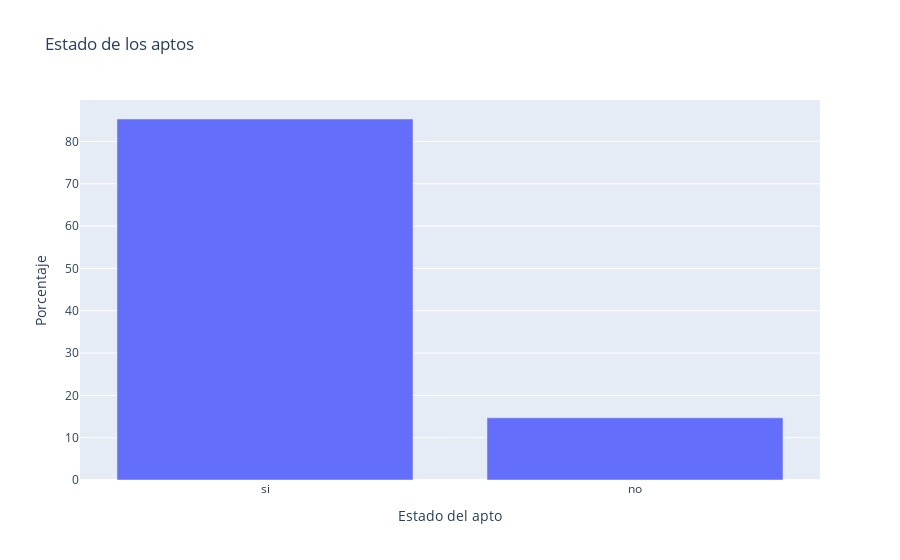

Source (notebook cell):
### Markdown cell above
Por ejemplo, el plot anterior muestra la cantidad de elementos en cada una de las ubicación de los apartamentos en cuestión.

El siguiente plot muestra el porcentaje de los apartamentos en la muestra que están o no terminados.

### Code cell
temp = aptos['terminado'].value_counts(normalize=True).round(4)*100
temp = temp.to_frame()
temp.reset_index(inplace=True)
temp = temp.rename(columns={'index':'categoria'})
##
fig = px.bar(temp, x='categoria', y='terminado', 
             labels={'terminado':'Porcentaje','index':'Teminado'},
             title = 'Estado de los aptos')
fig.update_xaxes(title = 'Estado del apto')
fig.show()

### Figure 1 — Plotly figure (JSON) as saved in the notebook; plotly's stock layout.template omitted (floating-point values rounded to 4 significant figures)
{"data": [{"alignmentgroup": "True", "hovertemplate": "categoria=%{x}<br>Porcentaje=%{y}<extra></extra>", "legendgroup": "", "marker": {"color": "#636efa", "pattern": {"shape": ""}}, "name": "", "offsetgroup": "", "orientation": "v", "showlegend": false, "textposition": "auto", "type": "bar", "x": ["si", "no"], "xaxis": "x", "y": [85.3, 14.7], "yaxis": "y"}], "layout": {"barmode": "relative", "legend": {"tracegroupgap": 0}, "title": {"text": "Estado de los aptos"}, "xaxis": {"anchor": "y", "domain": [0, 1], "title": {"text": "Estado del apto"}}, "yaxis": {"anchor": "x", "domain": [0, 1], "title": {"text": "Porcentaje"}}}}
